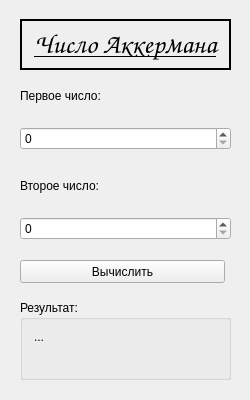
<?xml version="1.0" encoding="UTF-8"?>
<ui version="4.0">
 <class>MainWindow</class>
 <widget class="QMainWindow" name="MainWindow">
  <property name="geometry">
   <rect>
    <x>0</x>
    <y>0</y>
    <width>250</width>
    <height>400</height>
   </rect>
  </property>
  <property name="minimumSize">
   <size>
    <width>250</width>
    <height>400</height>
   </size>
  </property>
  <property name="maximumSize">
   <size>
    <width>250</width>
    <height>400</height>
   </size>
  </property>
  <property name="windowTitle">
   <string>Ackermann</string>
  </property>
  <property name="windowIcon">
   <iconset theme="accessories-character-map">
    <normaloff>.</normaloff>.</iconset>
  </property>
  <property name="windowOpacity">
   <double>1.000000000000000</double>
  </property>
  <widget class="QWidget" name="centralwidget">
   <widget class="QLabel" name="labelTitle">
    <property name="geometry">
     <rect>
      <x>20</x>
      <y>19</y>
      <width>211</width>
      <height>51</height>
     </rect>
    </property>
    <property name="font">
     <font>
      <family>Z003</family>
      <pointsize>20</pointsize>
      <italic>true</italic>
      <bold>true</bold>
      <underline>true</underline>
     </font>
    </property>
    <property name="frameShape">
     <enum>QFrame::WinPanel</enum>
    </property>
    <property name="frameShadow">
     <enum>QFrame::Plain</enum>
    </property>
    <property name="lineWidth">
     <number>2</number>
    </property>
    <property name="text">
     <string>Число Аккермана</string>
    </property>
    <property name="alignment">
     <set>Qt::AlignCenter</set>
    </property>
    <property name="wordWrap">
     <bool>true</bool>
    </property>
   </widget>
   <widget class="QGroupBox" name="groupBox">
    <property name="geometry">
     <rect>
      <x>20</x>
      <y>300</y>
      <width>211</width>
      <height>80</height>
     </rect>
    </property>
    <property name="title">
     <string>Результат:</string>
    </property>
    <widget class="QLabel" name="labelResult">
     <property name="geometry">
      <rect>
       <x>14</x>
       <y>30</y>
       <width>181</width>
       <height>41</height>
      </rect>
     </property>
     <property name="text">
      <string>...</string>
     </property>
     <property name="alignment">
      <set>Qt::AlignLeading|Qt::AlignLeft|Qt::AlignTop</set>
     </property>
    </widget>
   </widget>
   <widget class="QPushButton" name="pushButtonCalculate">
    <property name="geometry">
     <rect>
      <x>20</x>
      <y>260</y>
      <width>205</width>
      <height>23</height>
     </rect>
    </property>
    <property name="text">
     <string>Вычислить</string>
    </property>
   </widget>
   <widget class="QWidget" name="verticalLayoutWidget">
    <property name="geometry">
     <rect>
      <x>20</x>
      <y>70</y>
      <width>211</width>
      <height>80</height>
     </rect>
    </property>
    <layout class="QVBoxLayout" name="verticalLayout">
     <item>
      <widget class="QLabel" name="labelFirstNumber">
       <property name="text">
        <string>Первое число:</string>
       </property>
      </widget>
     </item>
     <item>
      <widget class="QSpinBox" name="spinBoxFirstNumber"/>
     </item>
    </layout>
   </widget>
   <widget class="QWidget" name="verticalLayoutWidget_2">
    <property name="geometry">
     <rect>
      <x>20</x>
      <y>160</y>
      <width>211</width>
      <height>80</height>
     </rect>
    </property>
    <layout class="QVBoxLayout" name="verticalLayout_2">
     <item>
      <widget class="QLabel" name="labelSecondNumber">
       <property name="text">
        <string>Второе число:</string>
       </property>
      </widget>
     </item>
     <item>
      <widget class="QSpinBox" name="spinBoxSecondNumber"/>
     </item>
    </layout>
   </widget>
  </widget>
 </widget>
 <resources/>
 <connections/>
</ui>
